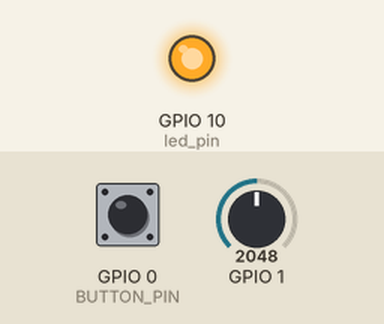
Bench run of a sketch on a simulated ESP32-S3. Parts: output pins drawn as LEDs (lit = HIGH). The inputs (shaded band) are chosen by the test bench; at power-on: GPIO 0 (BUTTON_PIN) HIGH, GPIO 1 = 2048. WiFi joins after 1.5 s; servers stay silent unless stated; uploads are accepted with an empty reply; not simulated (calls return 0 or success): arduino_secrets.h. At 1.8 s the program puts the board to deep sleep or switches it off; the recording ends there.

Above: at 0.1 s.
Timing chart, 0 to 1.8 s (numbered marks = the images above):
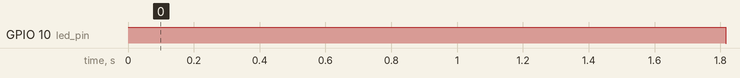

The sketch:

MousiCatcheroni.ino
```cpp
#include <WiFi.h>
#include "arduino_secrets.h"
#include <HTTPClient.h>
#define sleep_duration_45min 2700000000


char ssid[] = SECRET_SSID;
char pass[] = SECRET_PASS;
WiFiClient client;
//char base_addr[] = "192.168.4.1";
char base_addr[] = "192.168.188.116";
int port = 8000;

const gpio_num_t BUTTON_PIN = GPIO_NUM_0;
const gpio_num_t led_pin = GPIO_NUM_10;
String trap_id = "2";
float correnction_factor = 1.39;  //1->1.373, 2->1.39


void setup() {
  //Initialize serial and wait for port to open:
  pinMode(led_pin, OUTPUT);
  digitalWrite(led_pin, HIGH);
  //Serial.begin(9600);
  //Serial.println("->");
  setupWifi();

  pinMode(BUTTON_PIN, INPUT_PULLUP);

  esp_sleep_wakeup_cause_t cause = esp_sleep_get_wakeup_cause();
  float voltage = get_voltage();

  if (cause == ESP_SLEEP_WAKEUP_TIMER || cause == ESP_SLEEP_WAKEUP_UNDEFINED) {
    postData("{\"trap_id\": \"" + trap_id + "\",\"open\": " + isOpen() + ", \"voltage\":" + String(voltage) + "}", "healthcheck");
  } else {
    change();
  }

  esp_sleep_enable_timer_wakeup(sleep_duration_45min);
  //esp_sleep_enable_timer_wakeup(uS_TO_MIN_FACTOR * 0.2);
  int current = gpio_get_level(BUTTON_PIN);
  esp_deepsleep_gpio_wake_up_mode_t mode = ESP_GPIO_WAKEUP_GPIO_LOW;
  if (current == 0) {
    mode = ESP_GPIO_WAKEUP_GPIO_HIGH;
  }
  esp_deep_sleep_enable_gpio_wakeup(0x1, mode);
  digitalWrite(led_pin, LOW);
  esp_deep_sleep_start();
}

void loop() {
  // Serial.println("isOpen: " + isOpen());
  // delay(100);
}

void change() {
  String is_open = isOpen();
  //Serial.println("Interuped: "+ is_open);
  if (is_open == "false") {
    postData("{\"trap_id\": \"" + trap_id + "\"}", "catch");
  } else {
    postData("{\"trap_id\": \"" + trap_id + "\"}", "open");
  }
}

String isOpen() {
  int open = digitalRead(BUTTON_PIN);
  String trap_open = "true";
  if (open == 0) {
    trap_open = "false";
  }
  return trap_open;
}

void postData(String body, String endpoint) {
  int respCode = 600;
  int attempts = 0;
  while(respCode >= 300 && attempts < 20){
    attempts += 1;

    if (WiFi.status() == WL_CONNECTED) {
      HTTPClient http;
      http.begin(client, "http://"+String(base_addr)+":"+String(port)+"/"+endpoint);
      http.addHeader("Content-Type", "application/json");
      respCode = http.POST(body);
    } else {
      setupWifi();
    }
  }
  delay(100);
}

float get_voltage() {
  int num_iter = 80;
  float sum = 0.0;
  for (int i = 0; i < num_iter; ++i) {
    sum += analogRead(GPIO_NUM_1);
  }
  return sum / (num_iter * correnction_factor / 2);
}

void setupWifi() {
  WiFi.mode(WIFI_STA);

  WiFi.begin(ssid, pass);
  //Serial.print("Attempting to connect to network: ");
  //Serial.println(ssid);
  int counter = 0;
  while (WiFi.status() != WL_CONNECTED) {
    counter += 1;
    //Serial.print(WiFi.status());

    delay(50);
    if (WiFi.status() == WL_CONNECT_FAILED && counter == 100) {
      WiFi.reconnect();
      counter = 0;
    }
  }
  //Serial.println(WiFi.localIP());
  //∂Serial.println("You're connected to the network");
}
```

Measured:
- by itself, GPIO 10 (led_pin): LOW → HIGH at 0.00 s, → LOW 1.8 s later
